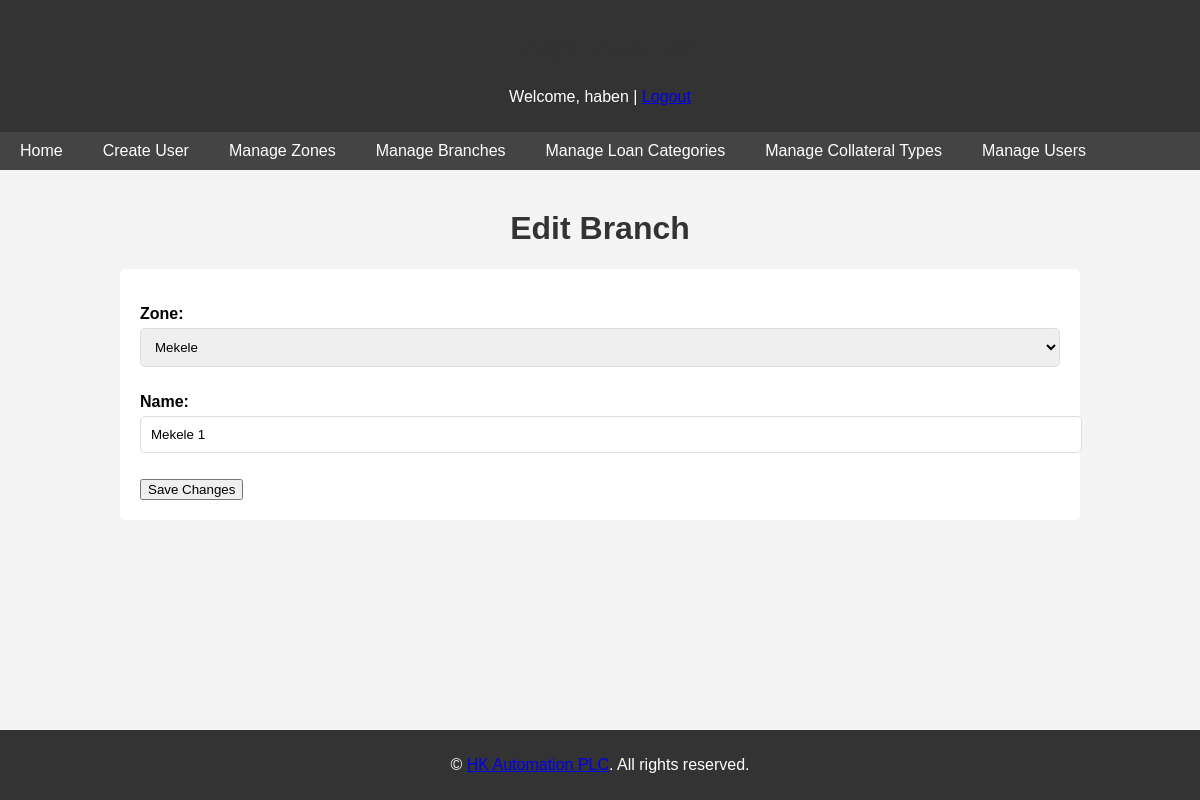
The page /edit_branch/1/ (signed in) on the database as committed earlier.
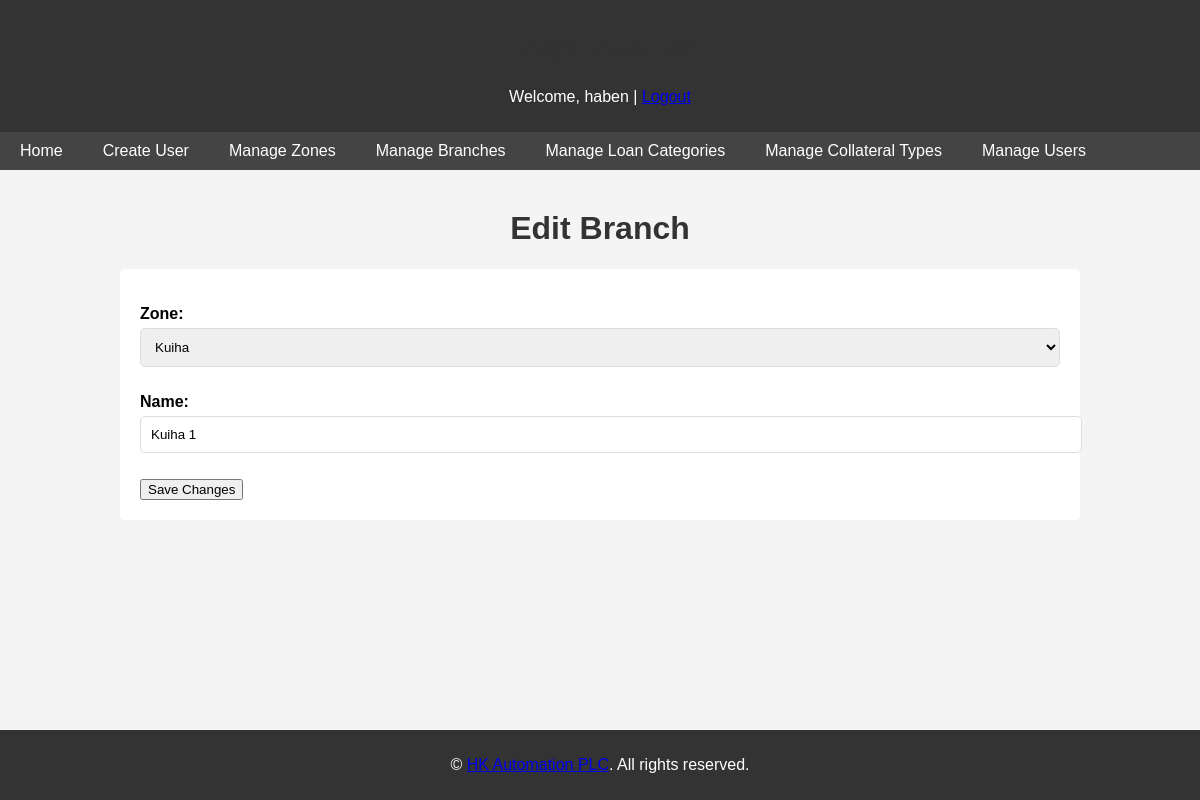
The same page on the database as committed later.
### loans/models.py (models this page shows, shortened)
class Branch(models.Model):
    zone = models.ForeignKey(Zone, on_delete=models.CASCADE)
    name = models.CharField(max_length=255)

class Zone(models.Model):
    name = models.CharField(max_length=255)
    def __str__(self):
        return self.name

### loans/views.py (the view)
# urls.py: path('edit_branch/<int:branch_id>/', views.edit_branch, name='edit_branch'),
@login_required
@user_passes_test(lambda u: u.is_superuser)
def edit_branch(request, branch_id):
    branch = get_object_or_404(Branch, pk=branch_id)
    if request.method == 'POST':
        form = BranchForm(request.POST, instance=branch)
        if form.is_valid():
            form.save()
            return redirect('manage_branches')
    else:
        form = BranchForm(instance=branch)
    return render(request, 'loans/edit_branch.html', {'form': form, 'branch': branch})

### loans/forms.py
class BranchForm(forms.ModelForm):
    class Meta:
        model = Branch
        fields = ['zone', 'name']

### templates/loans/edit_branch.html (shortened to what this page needs)
{% extends "base.html" %}
{% block content %}
<h1>Edit Branch</h1>
<form method="post">
    {{ form.as_p }}
    <button type="submit">Save Changes</button>
</form>
{% endblock %}

Rows that differ between the two databases and show on the page:
changed Branch: zone "Mekele" → "Kuiha"
changed Zone: name "Mekele 1" → "Kuiha 1"
